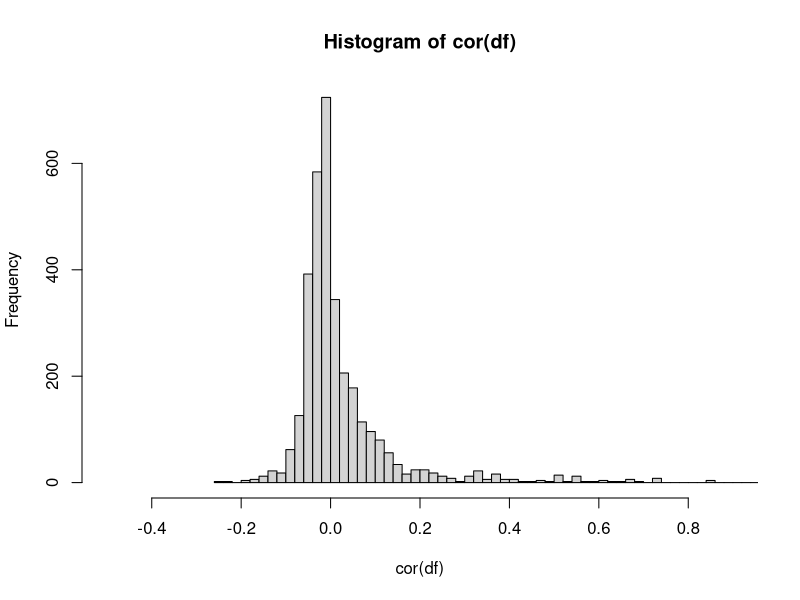
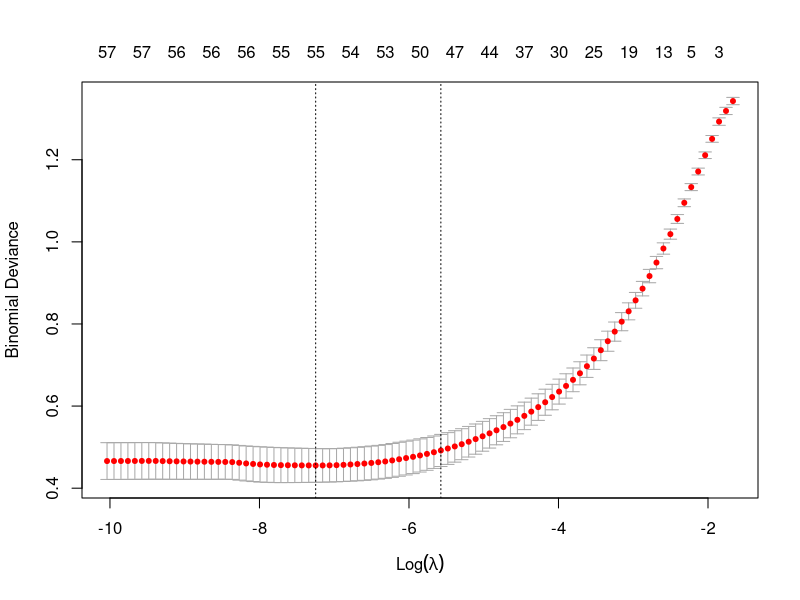
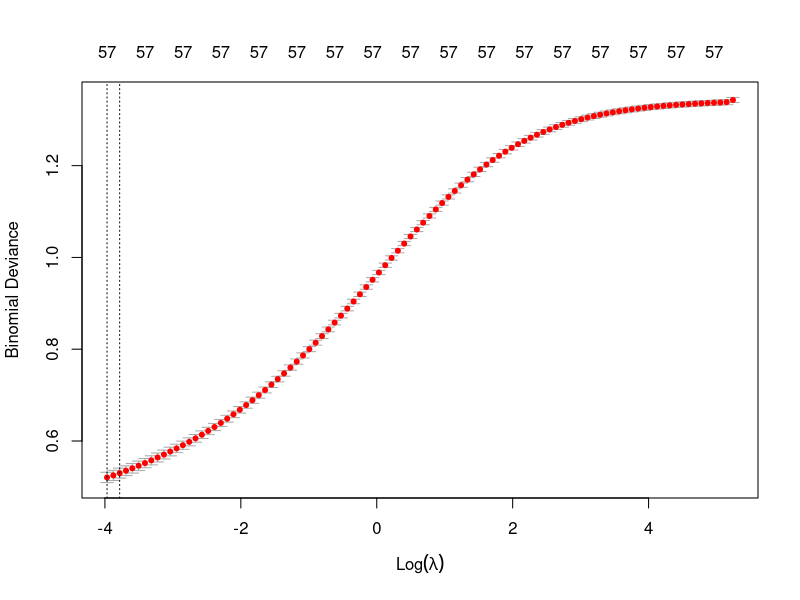
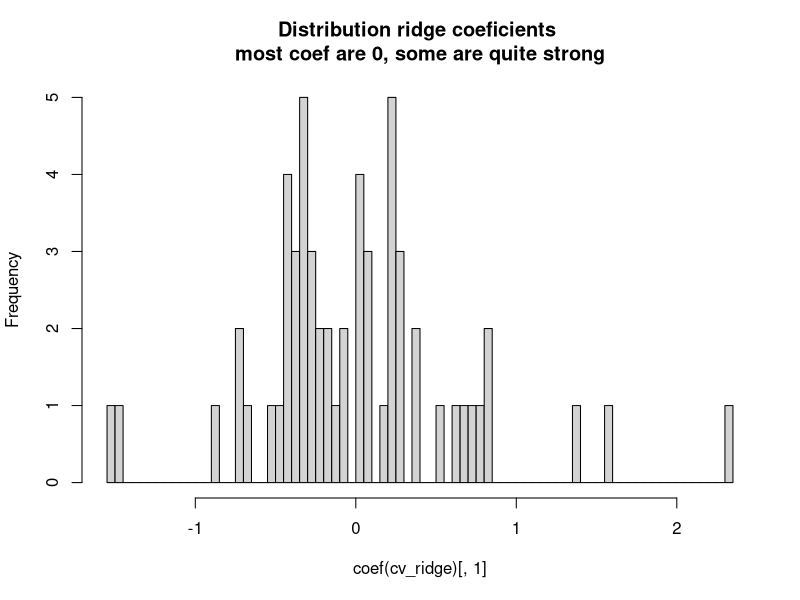
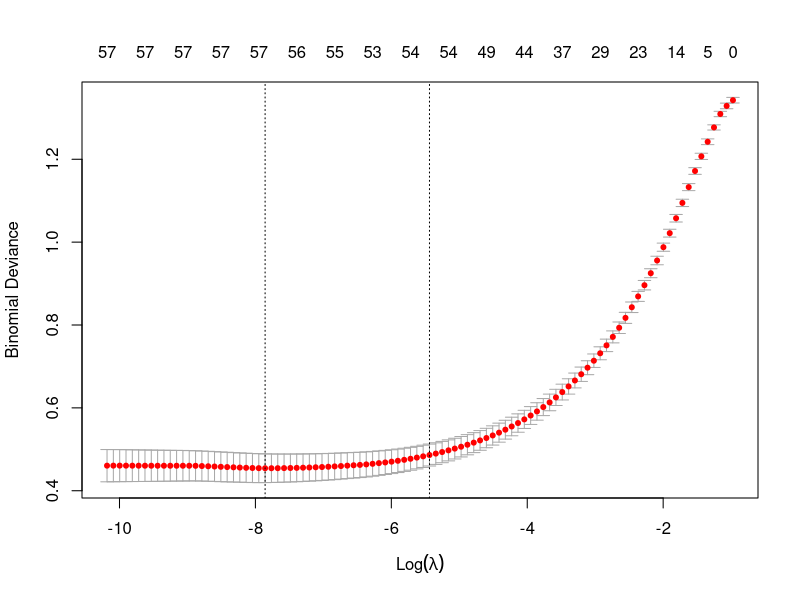
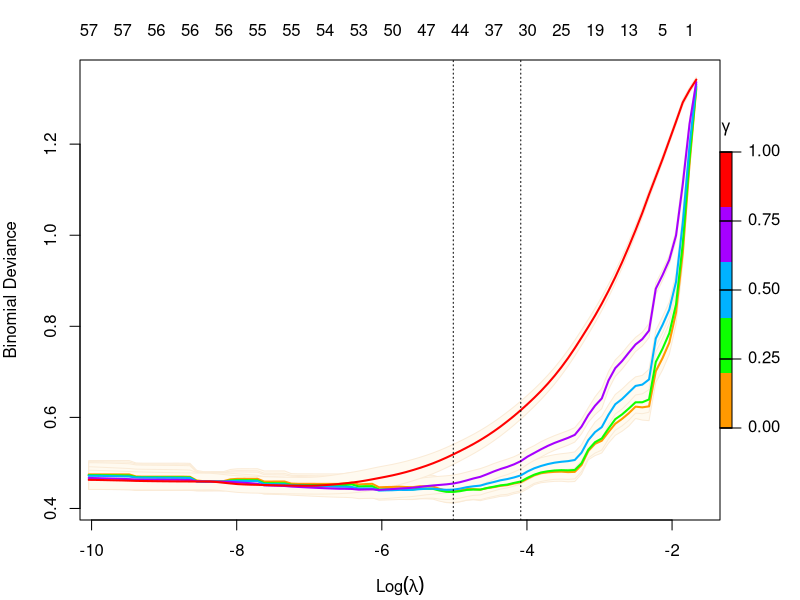
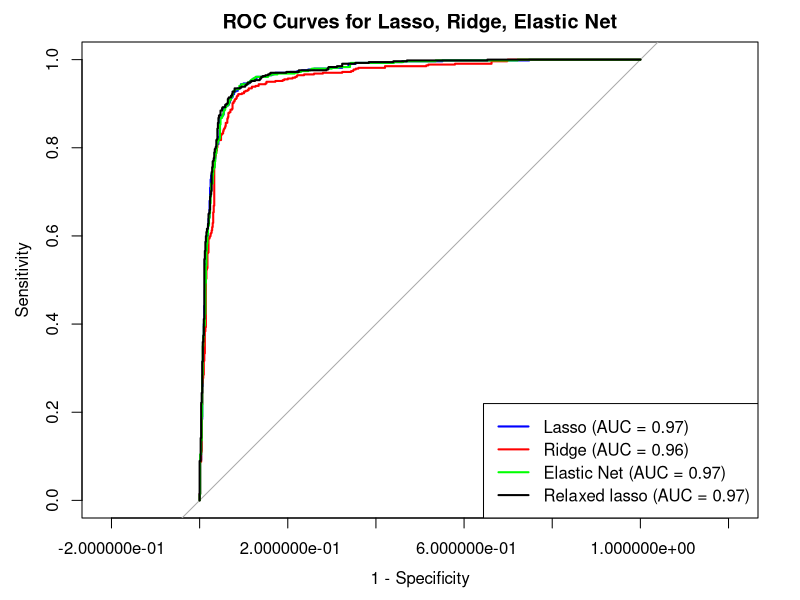

The R source for these figures, in order:
## ---- chunk 1
set.seed(4500393)
df = read.csv('spambase.csv', check.names = F)
idx = sample(1:nrow(df),size = 0.7*nrow(df), replace = F)
## ---- chunk 2
hist(cor(df), breaks = 58, xlim = c(-0.5, 0.9))
## ---- chunk 3
library(glmnet)
X = as.matrix(subset(df, select = -Class))
X = apply(X, 2, as.numeric)
X = as.matrix(X)
y = df$Class
## ---- chunk 4
# Lasso (alpha = 1)
cv_lasso <- cv.glmnet(X[idx,], y[idx], family = "binomial", alpha = 1)
plot(cv_lasso)
cv_lasso
## ---- chunk 5
# Ridge (alpha = 0)
cv_ridge = cv.glmnet(X[idx,], y[idx], family = "binomial", alpha = 0)
plot(cv_ridge)
cv_ridge
## ---- chunk 6
hist(coef(cv_ridge)[,1], breaks = 58, main = 'Distribution ridge coeficients \n most coef are 0, some are quite strong ',)
## ---- chunk 7
# Elastic Net (alpha = 0.5)
cv_elastic = cv.glmnet(X[idx,], y[idx], family = "binomial", alpha = 0.5)
plot(cv_elastic)
cv_elastic
## ---- chunk 8
#relaxed lasso
cv_relaxed = cv.glmnet(X[idx,], y[idx], family = "binomial", alpha = 1, relax = T)
plot(cv_relaxed)
cv_relaxed
## ---- chunk 9
l_preds = predict(cv_lasso, s = "lambda.min", newx = X[-idx,], type = 'response')
r_preds = predict(cv_ridge, s = "lambda.min", newx = X[-idx,], type = 'response')
e_preds = predict(cv_elastic, s = "lambda.min", newx = X[-idx,], type = 'response')
x_preds = predict(cv_relaxed, newx = X[-idx, ], s = "lambda.min", type = "response")
## ---- chunk 10
l_class = ifelse(l_preds > 0.5, 1, 0)
r_class = ifelse(r_preds > 0.5, 1, 0)
e_class = ifelse(e_preds > 0.5, 1, 0)
x_class = ifelse(e_preds > 0.5, 1, 0)
## ---- chunk 11
library(caret)
confusionMatrix(factor(l_class), factor(y[-idx]), positive = "1")  # Lasso
confusionMatrix(factor(r_class), factor(y[-idx]), positive = "1")  # Ridge
confusionMatrix(factor(e_class), factor(y[-idx]), positive = "1")  # Elastic Net
confusionMatrix(factor(x_class), factor(y[-idx]), positive = "1")  # relaxed lasso
## ---- chunk 12
library(pROC)

l_auc <- auc(roc(y[-idx], as.numeric(l_preds)))
r_auc <- auc(roc(y[-idx], as.numeric(r_preds)))
e_auc <- auc(roc(y[-idx], as.numeric(e_preds)))
x_auc <- auc(roc(y[-idx], as.numeric(x_preds)))
print(c(Lasso = l_auc, Ridge = r_auc, ElasticNet = e_auc, Relaxed_Lasso = x_auc))
## ---- chunk 13
roc_l <- roc(y[-idx], as.numeric(l_preds))
roc_r <- roc(y[-idx], as.numeric(r_preds))
roc_e <- roc(y[-idx], as.numeric(e_preds))
roc_x <- roc(y[-idx], as.numeric(x_preds))

plot(roc_l, col = "blue", legacy.axes = TRUE, main = "ROC Curves for Lasso, Ridge, Elastic Net")
plot(roc_r, col = "red", add = TRUE)
plot(roc_e, col = "green", add = TRUE)
plot(roc_x, col = "black", add = TRUE)

legend("bottomright", legend = c(
  paste0("Lasso (AUC = ", round(auc(roc_l), 2), ")"),
  paste0("Ridge (AUC = ", round(auc(roc_r), 2), ")"),
  paste0("Elastic Net (AUC = ", round(auc(roc_e), 2), ")"),
  paste0("Relaxed lasso (AUC = ", round(auc(roc_x), 2), ")")
), col = c("blue", "red", "green", 'black'), lwd = 2)
## ---- chunk 14
results <- data.frame(
  Model = c("Lasso", "Ridge", "Elastic Net", 'Relaxed Lasso'),
  AUC = c(l_auc, r_auc, e_auc, x_auc),
  Accuracy = c(
    mean(l_class == y[-idx]),
    mean(r_class == y[-idx]),
    mean(e_class == y[-idx]),
    mean(x_class == y[-idx])
  )
)

print(results)
